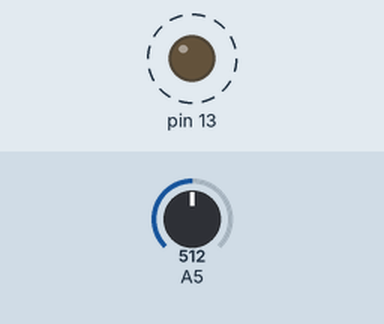
A sketch run on a simulated Arduino Uno, built with avr-gcc and run on an emulated ATmega328P. Shown: output pins drawn as LEDs (lit = HIGH). Dashed ring = blinking. Inputs (shaded band) come from the test bench; at power-on: A5 = 512.

Above: at 1.8 s.
1.9 s: A5 set to 0
At 3.3 s:
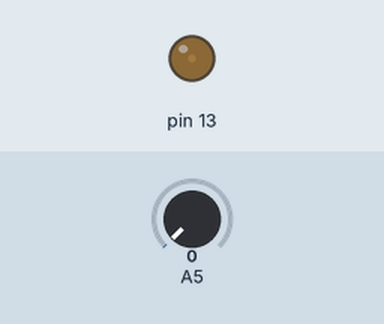
3.6 s: A5 set to 122
At 3.9 s:
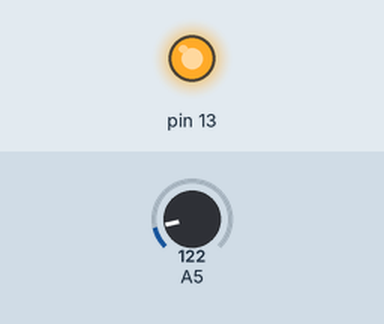
Timing chart, 0 to 13.1 s (numbered marks = the images above; inputs shaded):
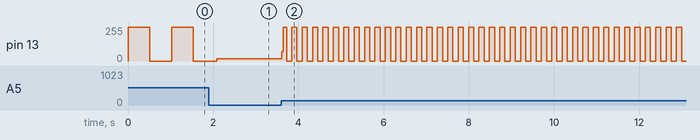

Measured:
- after the input at 3.6 s, pin 13: 16/255 → 68/255 at once, then moves between 0/255 and 255/255, repeating every 0.24 s
- by itself, pin 13: alternates 255/255 for 0.51 s and 0/255 for 0.51 s

The sketch:

04_POT2.ino
```cpp
/***   Global variables   ***/
int pot=0;

/***   Function declaration   ***/

void setup()
{
  pinMode(13,OUTPUT);
  pinMode(A5,INPUT);
}


void loop()
{
    pot=analogRead(A5);
    digitalWrite(13,HIGH);
    delay(pot);
    digitalWrite(13,LOW);
    delay(pot);
}

/***   Function definition   ***/
```
